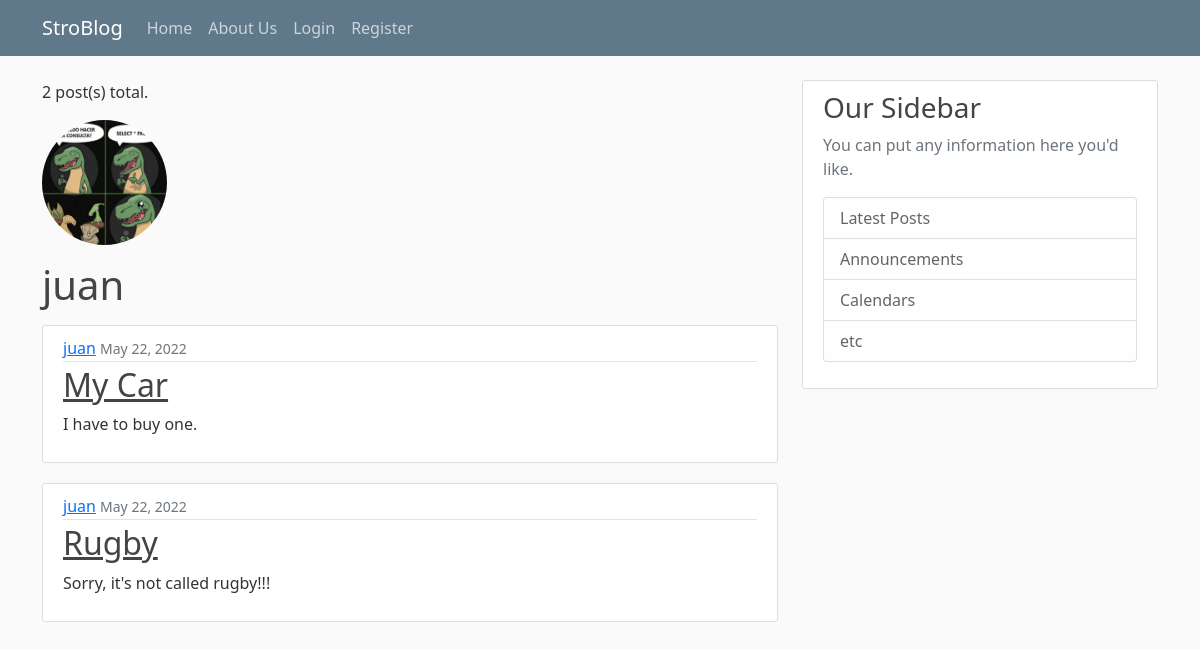
/user-posts/juan/, run on an earlier commit of the app's database.
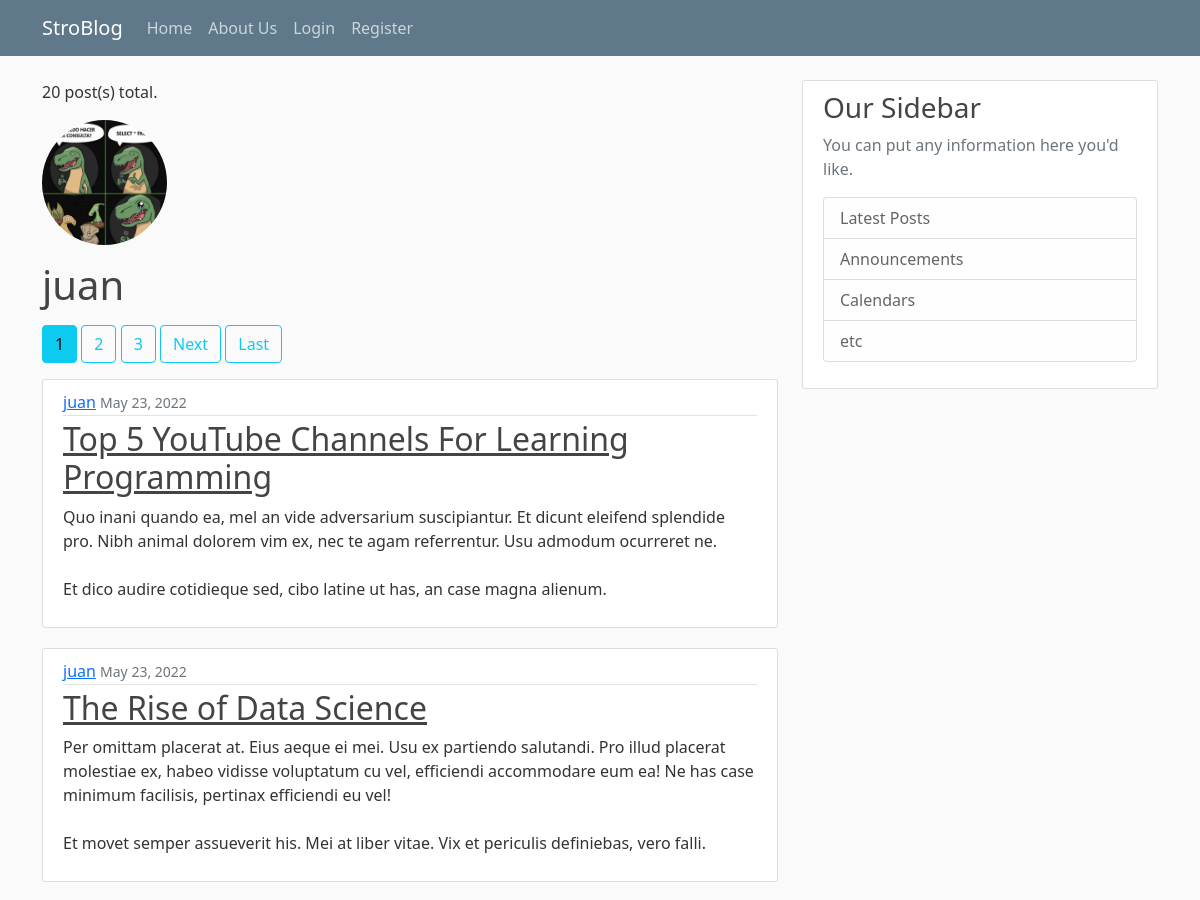
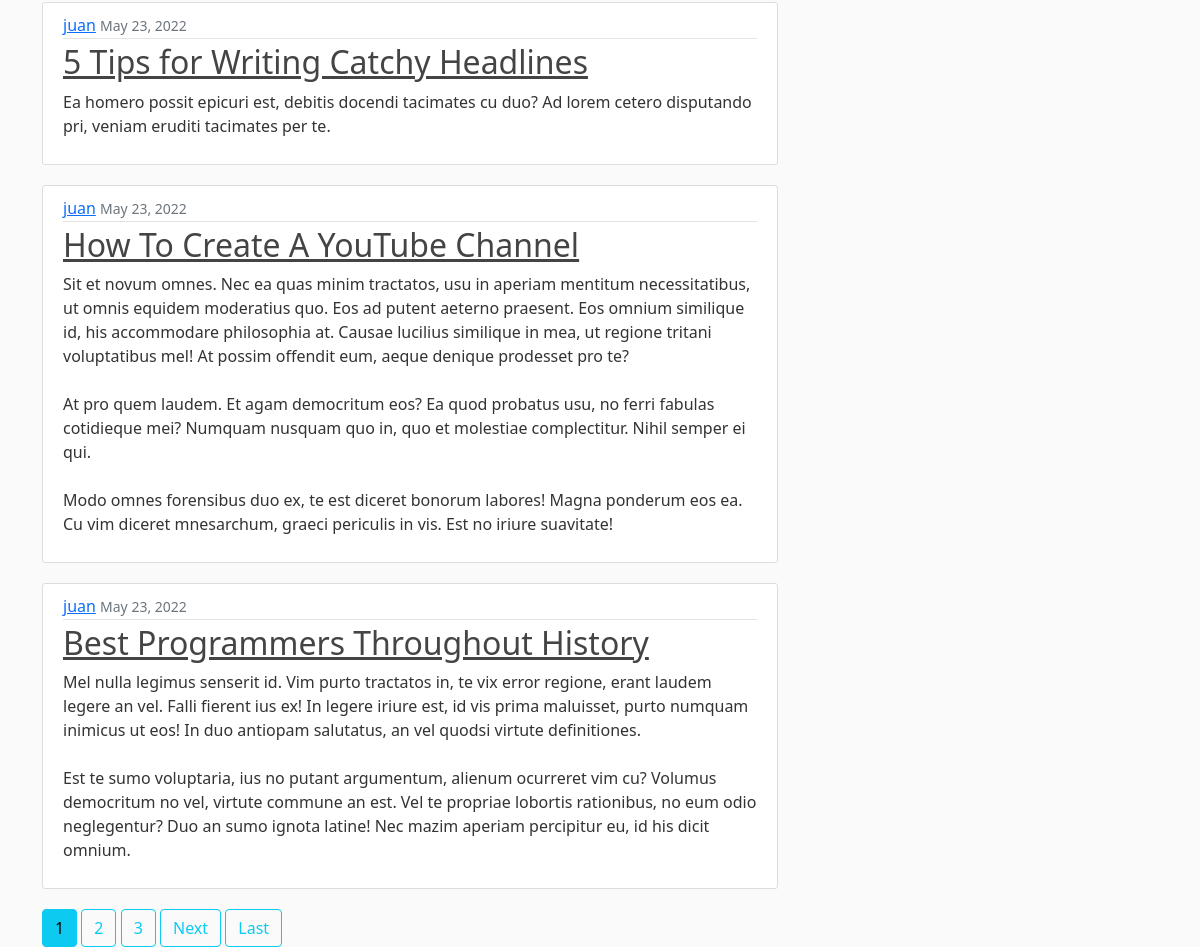
And on a later commit of the database (2 pictures, top to bottom).
### blog/models.py (models this page shows, shortened)
class Posts(Model):
    title = CharField(max_length=150)
    content = TextField(max_length=500)
    date_created = DateTimeField(auto_now_add=True) # This won't ever be modified.
    last_modified = DateTimeField(auto_now=True) # This can be updated.
    author = ForeignKey(to=User, on_delete=CASCADE)

### security/models.py (models this page shows, shortened)
class Profile(Model):
    user = OneToOneField(to=User, on_delete=CASCADE)
    birth_date = DateField(default=None, null=True, blank=True)
    gender = CharField(max_length=10, default=None, null=True, blank=True)
    profile_pic = ImageField(default="default_pic.jpg", upload_to="profile_pics")

### blog/views.py (the view)
class UserBlogsPostListView(ListView):
    model = Posts
    template_name: str = "blog/user_posts.html"
    paginate_by: int = 5
    def get_queryset(self):
        user = get_object_or_404(User, username=self.kwargs.get('username'))
        return Posts.objects.filter(author=user).order_by('-date_created')

### blog/templates/blog/user_posts.html (shortened to what this page needs)
{% extends "blog/home.html" %}
{% block content %}
<p class="mb-3">{{page_obj.paginator.count}} post(s) total.</p>
<div class="media">
    <img class="rounded-circle account-img" src="{{object_list.1.author.profile.profile_pic.url}}">
    <div class="media-body">
            <h2 class="account-heading">{{object_list.1.author.username}}</h2>
    </div>
</div>
    {% if is_paginated %}
        {% for num in page_obj.paginator.page_range %}
            {% if page_obj.number == num %}
                <a href="?page={{num}}" class="btn btn-info">{{num}}</a>
            {% elif num > page_obj.number|add:'-3' and num < page_obj.number|add:'3' %}
                <a href="?page={{num}}" class="btn btn-outline-info">{{num}}</a>
            {% endif %}
            {% endfor %}
        {% if page_obj.has_next %}
        <a href="?page={{page_obj.next_page_number}}" class="btn btn-outline-info">Next</a>
        <a href="?page={{page_obj.paginator.num_pages}}" class="btn btn-outline-info">Last</a>
        {% endif %}
        {% endif %}
    {% for blog in object_list %}
        <article class="media content-section">
            <div class="media-body">
            <div class="article-metadata">
                <a class="mr-2" href="{% url 'user-posts' blog.author.username %}">{{ blog.author }}</a>
                <small class="text-muted">{{ blog.date_created|date:"F d, Y" }}</small>
            </div>
            <h2><a class="article-title" href="{% url 'detail-post' blog.id %}">{{ blog.title }}</a></h2>
            <p class="article-content">{{ blog.content }}</p>
            </div>
        </article>
    {% endfor %}
    {% if is_paginated %}
    {% for num in page_obj.paginator.page_range %}
      {% if page_obj.number == num %}
        <a href="?page={{num}}" class="btn btn-info">{{num}}</a>
      {% elif num > page_obj.number|add:'-3' and num < page_obj.number|add:'3' %}
        <a href="?page={{num}}" class="btn btn-outline-info">{{num}}</a>
      {% endif %}
    {% endfor %}
    {% if page_obj.has_next %}
      <a href="?page={{page_obj.next_page_number}}" class="btn btn-outline-info">Next</a>
      <a href="?page={{page_obj.paginator.num_pages}}" class="btn btn-outline-info">Last</a>
    {% endif %}
{% endif %}
{% endblock %}

What changed in the data, as far as the page shows it:
no longer on this page (row unchanged): Posts: author.profile_pic (picture), author.username "juan", author "juan", date_created "May 22, 2022", title "Rugby", content "Sorry, it's not called rugby!!!"
removed Posts: author "juan", date_created "May 22, 2022", title "My Car", content "I have to buy one."
added Posts: author.profile_pic (picture), author.username "juan", author "juan", date_created "May 23, 2022", title "The Rise of Data Science", content "Per omittam placerat at. Eius aeque ei mei. Usu ex partiendo salutandi. Pro illud placerat molestiae ex, habeo vidisse voluptatum cu vel, efficiendi accommodare eum ea! Ne has case minimum facilisis, pertinax efficiendi eu vel! Et movet semper assueverit his. Mei at liber vitae. Vix et periculis definiebas, vero falli."
added Posts: author "juan", date_created "May 23, 2022", title "Top 5 YouTube Channels For Learning Programming", content "Quo inani quando ea, mel an vide adversarium suscipiantur. Et dicunt eleifend splendide pro. Nibh animal dolorem vim ex, nec te agam referrentur. Usu admodum ocurreret ne. Et dico audire cotidieque sed, cibo latine ut has, an case magna alienum."
added Posts: author "juan", date_created "May 23, 2022", title "5 Tips for Writing Catchy Headlines", content "Ea homero possit epicuri est, debitis docendi tacimates cu duo? Ad lorem cetero disputando pri, veniam eruditi tacimates per te."
added Posts: author "juan", date_created "May 23, 2022", title "How To Create A YouTube Channel", content "Sit et novum omnes. Nec ea quas minim tractatos, usu in aperiam mentitum necessitatibus, ut omnis equidem moderatius quo. Eos ad putent aeterno praesent. Eos omnium similique id, his accommodare philosophia at. Causae lucilius similique in mea, ut regione tritani voluptatibus mel! At possim offendit eum, aeque denique prodesset pro te? At pro quem laudem. Et agam democritum eos? Ea quod probatus usu, no ferri fabulas cotidieque mei? Numquam nusquam quo in, quo et molestiae complectitur. Nihil semper ei qui. Modo omnes forensibus duo ex, te est diceret bonorum labores! Magna ponderum eos ea. Cu vim diceret mnesarchum, graeci periculis in vis. Est no iriure suavitate!"
added Posts: author "juan", date_created "May 23, 2022", title "Best Programmers Throughout History", content "Mel nulla legimus senserit id. Vim purto tractatos in, te vix error regione, erant laudem legere an vel. Falli fierent ius ex! In legere iriure est, id vis prima maluisset, purto numquam inimicus ut eos! In duo antiopam salutatus, an vel quodsi virtute definitiones. Est te sumo voluptaria, ius no putant argumentum, alienum ocurreret vim cu? Volumus democritum no vel, virtute commune an est. Vel te propriae lobortis rationibus, no eum odio neglegentur? Duo an sumo ignota latine! Nec mazim aperiam percipitur eu, id his dicit omnium."
Also different on the page:
{{ page_obj.paginator.count }}: "2" → "20"
new list line: "1"
new list line: "2"
new list line: "3"
text now shown: "Next Last Next Last"
